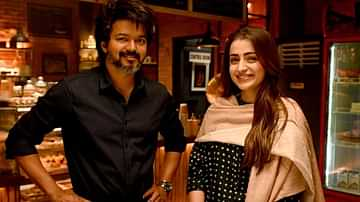
#> input picture trisha080523_1.jpg, 360 x 202 px
$ python douleface.py
#> lines starting #> are read from the running program, lines starting #| are printed output that depends on the picture
#importing open cv library
import cv2
trainedData=cv2.CascadeClassifier('Face.xml')
#data load
img=cv2.imread('trisha080523_1.jpg')
#> img is the input picture: shape (202, 360, 3); mean B, G, R 27.8, 46.8, 83.2
#choose a image
grayimg=cv2.cvtColor(img,cv2.COLOR_BGR2GRAY)
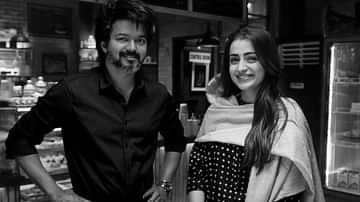
#> grayimg: shape (202, 360); min 0, max 254, mean 55.5
faceCoordinates=trainedData.detectMultiScale(grayimg)
#> faceCoordinates = [[218, 40, 50, 50], [102, 19, 53, 53], [80, 63, 91, 91]]
#detect face #[[38x, 165y, 279width 279height]]
x,y,w,h=faceCoordinates[0]
#> x = 218; y = 40; w = 50; h = 50
cv2.rectangle(img,(x,y),(x+w,y+h),(0,0,255),2)
x,y,w,h=faceCoordinates[1]
#> x = 102; y = 19; w = 53; h = 53
cv2.rectangle(img,(x,y),(x+w,y+h),(0,0,255),2)
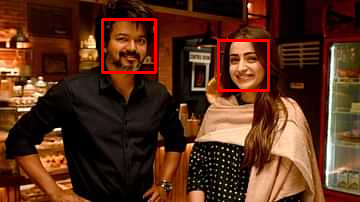
#> img: shape (202, 360, 3); mean B, G, R 27.6, 46.4, 86.5
cv2.imshow('Window',img)
#dispaly image
cv2.waitKey()
#pause execution of the program until any key is pressed
print('END OF PROGRAM')

$ run again, with 98577420.jpg copied over trisha080523_1.jpg
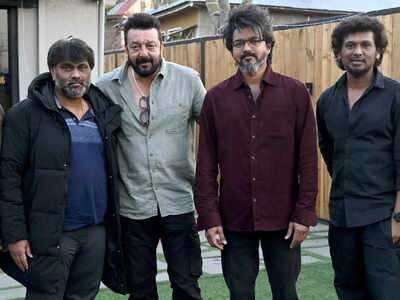
#> input picture 98577420.jpg, 400 x 300 px
#> img is the input picture: shape (300, 400, 3); mean B, G, R 77.7, 74.4, 75
#> `grayimg=cv2.cvtColor(img,cv2.COLOR_BGR2GRAY)`:
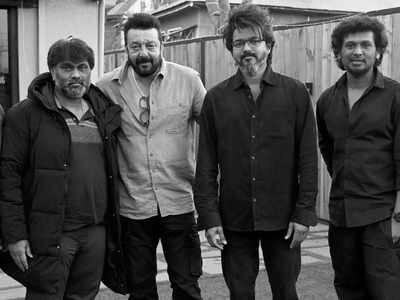
#> grayimg: shape (300, 400); min 0, max 255, mean 75
#> faceCoordinates = [[225, 25, 46, 46], [334, 27, 48, 48], [120, 29, 46, 46], [53, 51, 46, 46]]
#> `x,y,w,h=faceCoordinates[0]`: x = 225; y = 25; w = 46
#> `x,y,w,h=faceCoordinates[1]`: x = 334; y = 27; w = 48
#> `cv2.rectangle(img,(x,y),(x+w,y+h),(0,0,255),2)`:
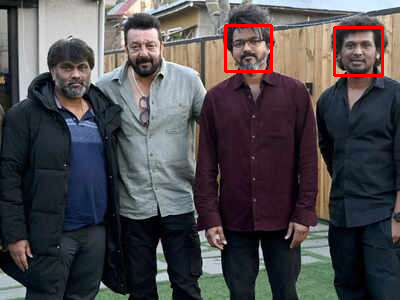
#> img: shape (300, 400, 3); mean B, G, R 76.9, 73.5, 76.4
